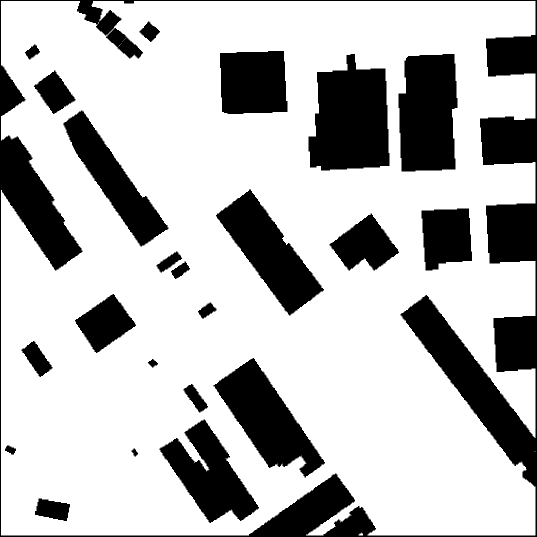
#> input picture convert_map/maps/Boston_2_512.png, 1073 x 1073 px, found by its file name (shown at 1/2 size); its folder holds only this picture in this run
$ python image_to_map_converter.py
#> lines starting #> are read from the running program, lines starting #| are printed output that depends on the picture; after the words box and inside, x2 and y2 are one past the last pixel; in counts of white or black regions, pixels touching at a corner belong together
import cv2
import numpy as np
import os
import yaml
import math
import matplotlib.pyplot as plt

class ImageToMapConverter:
    def __init__(self,
                 min_area_threshold=20,
                 rectangle_area_threshold=100,
                 circle_area_threshold=150,
                 circle_vertex_threshold=8,
                 epsilon_factor=0.009,
                 rectangularity_threshold=0.92): # <-- NEW: Threshold for 'boxiness'
        """
        Khởi tạo converter với các ngưỡng

        Args:
            min_area_threshold: Ngưỡng diện tích tối thiểu để loại bỏ nhiễu
            rectangle_area_threshold: Nếu diện tích < ngưỡng này và có 4 đỉnh thì chuyển thành hình chữ nhật
            circle_area_threshold: Nếu diện tích < ngưỡng này và có nhiều đỉnh > circle_vertex_threshold thì chuyển thành hình tròn
            circle_vertex_threshold: Số đỉnh tối thiểu để cân nhắc chuyển thành hình tròn
            epsilon_factor: Hệ số để xấp xỉ đa giác
            rectangularity_threshold: Ngưỡng tỉ lệ diện tích contour / diện tích minAreaRect
                                      để coi một đa giác phức tạp là gần đúng hình chữ nhật.
        """
        self.min_area_threshold = min_area_threshold
        self.rectangle_area_threshold = rectangle_area_threshold
        self.circle_area_threshold = circle_area_threshold
        self.circle_vertex_threshold = circle_vertex_threshold
        self.epsilon_factor = epsilon_factor
        self.rectangularity_threshold = rectangularity_threshold # Store the new threshold

    def classify_shape(self, contour, approx_polygon):
        """Phân loại hình dạng dựa trên số đỉnh và các đặc điểm hình học (CHỈ DÙNG CHO GHI NHÃN)"""
        num_vertices = len(approx_polygon)
        shape_name = "Không xác định"
        area = cv2.contourArea(contour)
        perimeter = cv2.arcLength(contour, True)

        if num_vertices == 3:
            shape_name = "Tam giác"
        elif num_vertices == 4:
            x, y, w, h = cv2.boundingRect(approx_polygon)
            aspect_ratio = float(w) / h if h != 0 else 0
            # Note: This classification is primarily for visualization text now.
            # The actual shape determination for output happens later.
            shape_name = "Hình chữ nhật/Vuông (4 đỉnh)"
        elif num_vertices == 5:
             shape_name = "Ngũ giác"
        elif num_vertices > 5:
            if perimeter == 0:
                 circularity = 0
            else:
                circularity = 4 * math.pi * (area / (perimeter * perimeter))
            if circularity > 0.85: # High circularity suggests circle
                shape_name = "Hình tròn (ước lượng)"
            else:
                 # Check rectangularity using minAreaRect for labeling purposes if desired
                try:
                    rect = cv2.minAreaRect(contour)
                    (w_rect, h_rect) = rect[1]
                    rect_area = w_rect * h_rect
                    if rect_area > 0 and (area / rect_area) > self.rectangularity_threshold:
                         shape_name = f"Đa giác (gần chữ nhật, {num_vertices} đỉnh)"
                    else:
                         shape_name = f"Đa giác ({num_vertices} đỉnh)"
                except: # Handle potential errors in minAreaRect
                     shape_name = f"Đa giác ({num_vertices} đỉnh)"

        else: # < 3 vertices
            shape_name = "Đường thẳng/Nhiễu"

        # Add area info for context
        # shape_name += f" (A:{int(area)})" # Optional: add area to label
        return shape_name

    def process_image(self, img_path, output_path=None, visualize=False, flip_image=True, resize_img_size=None):
        """
        Xử lý hình ảnh và tạo ra file config

        Args:
            img_path: Đường dẫn đến ảnh cần xử lý
            output_path: Đường dẫn để lưu file config YAML
            visualize: Có hiển thị kết quả trực quan không
            flip_image: Có lật ảnh theo chiều dọc không

        Returns:
            config: Dictionary chứa thông tin config
            img_result: Ảnh kết quả đã được vẽ lên
            object_data: Thông tin về các đối tượng được phát hiện
        """
#> called with img_path = 'convert_map/maps/Boston_2_512.png', output_path = 'convert_map/config_map/Boston_2_512.yaml', visualize = False, flip_image = True, resize_img_size = (100, 100)
        # --- 1. Đọc ảnh ---
        img_original = cv2.imread(img_path)
#> img_original is the input picture: shape (1073, 1073, 3); values 0 (black) and 229 (white), 73.8% white; 24 black regions, largest, box (x1, y1, x2, y2) and area: (0, 0, 1073, 1073) 110345, (617, 108, 779, 341) 29182, (797, 108, 915, 343) 24516
        if img_original is None:
            print(f"Lỗi: Không thể đọc ảnh từ {img_path}")
            return None, None, None

        if flip_image:
            img_original = cv2.flip(img_original, 0)
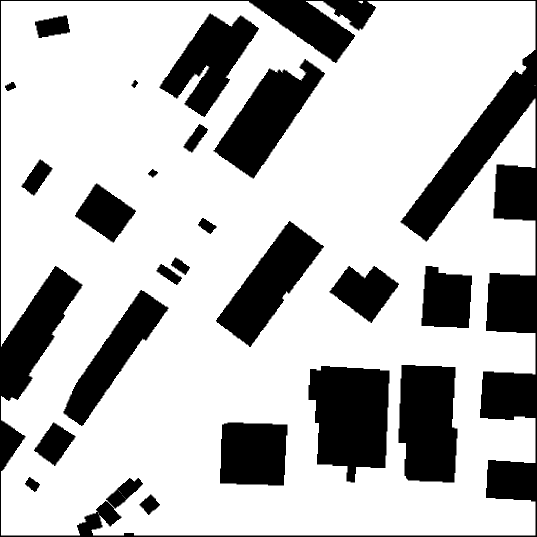
#> img_original: shape (1073, 1073, 3) (shown at 1/2 size); values 0 (black) and 229 (white), 73.8% white; 24 black regions, largest, box (x1, y1, x2, y2) and area: (0, 0, 1073, 1073) 110345, (617, 732, 779, 965) 29182, (797, 730, 915, 965) 24516

        if resize_img_size:
            img_original = cv2.resize(img_original, resize_img_size, interpolation=cv2.INTER_AREA)
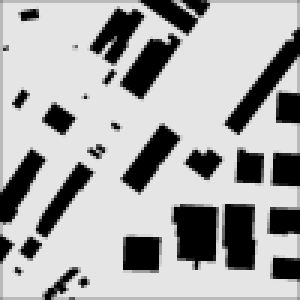
#> img_original: shape (100, 100, 3) (shown 3 times larger); min 0, max 229, mean 169

        img_gray = cv2.cvtColor(img_original, cv2.COLOR_BGR2GRAY)

        # --- 2. Ngưỡng hóa (Nghịch đảo) ---
        ret, thresh = cv2.threshold(img_gray, 0, 255, cv2.THRESH_BINARY_INV + cv2.THRESH_OTSU)
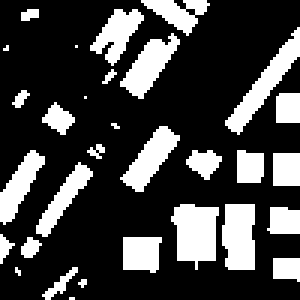
#> thresh: shape (100, 100) (shown 3 times larger); 25.8% white; 31 white regions (11 under 20 px), largest, box (x1, y1, x2, y2) and area: (57, 68, 73, 90) 253, (75, 9, 100, 45) 231, (74, 68, 85, 90) 218
#> ret = 117

        # --- 3. Xử lý Viền ---
        h, w = thresh.shape[:2]
        border_thickness = 3
        thresh[0:border_thickness, :] = 0
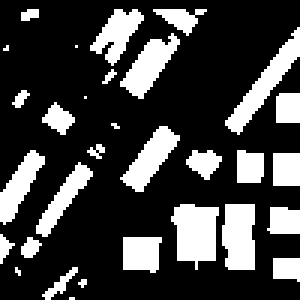
#> thresh: shape (100, 100) (shown 3 times larger); 25.2% white; 31 white regions (11 under 20 px), largest, box (x1, y1, x2, y2) and area: (57, 68, 73, 90) 253, (75, 9, 100, 45) 231, (74, 68, 85, 90) 218
        thresh[h-border_thickness:h, :] = 0
        thresh[:, 0:border_thickness] = 0
        thresh[:, w-border_thickness:w] = 0
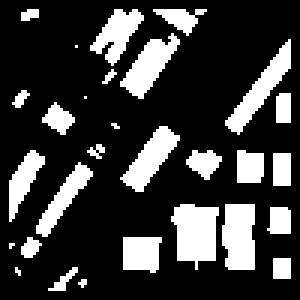
#> thresh: shape (100, 100) (shown 3 times larger); 23.1% white; 29 white regions (10 under 20 px)

        # --- 4. Tìm Contours ---
        contours, hierarchy = cv2.findContours(thresh, cv2.RETR_TREE, cv2.CHAIN_APPROX_SIMPLE)
#> contours = 30 contours, 12 with area under 20; largest, box (x1, y1, x2, y2) and area: (57, 68, 73, 90) 220, (74, 68, 85, 90) 188, (75, 13, 97, 45) 170, (40, 11, 60, 33) 168, (40, 42, 60, 64) 163
        print(f"Tìm thấy {len(contours)} đối tượng tiềm năng.")
#| Tìm thấy 30 đối tượng tiềm năng.

        img_result = img_original.copy()
        object_data = []
        obstacles_data = []

        # --- 5. Lặp qua từng Contour ---
        for i, contour in enumerate(contours):
            area = cv2.contourArea(contour)
            if area < self.min_area_threshold:
                continue

            M = cv2.moments(contour)
            if M["m00"] == 0:
                continue
            cX = int(M["m10"] / M["m00"])
            cY = int(M["m01"] / M["m00"])

            perimeter = cv2.arcLength(contour, True)
            epsilon = self.epsilon_factor * perimeter
            approx_polygon = cv2.approxPolyDP(contour, epsilon, True)
            num_vertices = len(approx_polygon)

            obs = {'x': cX, 'y': cY, 'dynamic_flag': 0, 'vel_x': 0.0, 'vel_y': 0.0}
            shape_name_for_label = "Không xác định" # For visualization text
            draw_contour = approx_polygon # Default contour to draw

            # --- Shape Determination Logic ---

            # A. Small shapes check (Rectangle or Circle conversion)
            is_small_special_case = False
            if num_vertices == 4 and area < self.rectangle_area_threshold:
                try:
                    rect = cv2.minAreaRect(contour) # Use minAreaRect for small quads too
                    (cx_rect, cy_rect), (w_rect, h_rect), angle_rect = rect
                    if w_rect < h_rect: # Ensure width >= height
                        w_rect, h_rect = h_rect, w_rect
                        angle_rect += 90
                    angle_rect = angle_rect % 180 # Normalize angle
                    # convert angle to radians
                    angle_rect = math.radians(angle_rect)
                    obs['shape_type'] = 1 # Rectangle
                    obs['shape_params'] = [int(w_rect), int(h_rect), float(angle_rect)]
                    shape_name_for_label = f"HCN nhỏ (cđ, {int(w_rect)}x{int(h_rect)})"
                    box = cv2.boxPoints(rect)
                    draw_contour = np.intp(box) # Use intp or int0
                    is_small_special_case = True
                except Exception as e:
                    print(f"Lỗi xử lý HCN nhỏ (contour {i}): {e}. Dùng đa giác.")
                    # Fallback handled below

            elif num_vertices > self.circle_vertex_threshold and area < self.circle_area_threshold:
                try:
                    radius = np.sqrt(area / np.pi)
                    obs['shape_type'] = 0 # Circle
                    obs['shape_params'] = [int(radius)]
                    shape_name_for_label = f"Tròn nhỏ (cđ, r={int(radius)})"
                    # For drawing, we just use the center and radius later
                    draw_contour = None # Signal not to draw polygon
                    cv2.circle(img_result, (cX, cY), int(radius), (0, 255, 255), 2) # Cyan circle
                    is_small_special_case = True
                except Exception as e:
                    print(f"Lỗi xử lý Tròn nhỏ (contour {i}): {e}. Dùng đa giác.")
                    # Fallback handled below

            # B. If not a small special case, check for large "nearly rectangular" shapes
            if not is_small_special_case:
                is_nearly_rectangular = False
                try:
                    # Calculate minAreaRect for the original contour
                    rect = cv2.minAreaRect(contour)
                    (cx_rect, cy_rect), (w_rect, h_rect), angle_rect = rect
                    rect_area = w_rect * h_rect

                    if rect_area > 0:
                        fill_ratio = area / rect_area
                        # Check if it fills the bounding box well enough
                        if fill_ratio > self.rectangularity_threshold:
                            if w_rect < h_rect: # Ensure width >= height
                                w_rect, h_rect = h_rect, w_rect
                                angle_rect += 90
                            angle_rect = angle_rect % 180 # Normalize angle
                            # Convert angle to radians
                            angle_rect = math.radians(angle_rect)

                            obs['shape_type'] = 1 # Rectangle
                            obs['shape_params'] = [int(w_rect), int(h_rect), float(angle_rect)]
                            shape_name_for_label = f"HCN lớn (gđ, {int(w_rect)}x{int(h_rect)})"
                            box = cv2.boxPoints(rect)
                            draw_contour = np.intp(box) # Draw the bounding box
                            is_nearly_rectangular = True
                except Exception as e:
                    print(f"Lỗi khi kiểm tra tính chữ nhật (contour {i}): {e}. Dùng đa giác.")
                    # Fallback handled below

                # C. If not converted to rectangle above, treat as Polygon
                if not is_nearly_rectangular:
                    try:
                        obs['shape_type'] = 3 # Polygon
                        # Use relative coordinates from approxPolyDP result
                        relative_shape = approx_polygon - np.array([[cX, cY]])
                        obs['shape_params'] = relative_shape.flatten().tolist()
                        # Get a descriptive name using the original classify_shape
                        shape_name_for_label = self.classify_shape(contour, approx_polygon)
                        draw_contour = approx_polygon # Draw the approximated polygon
                    except Exception as e:
                         print(f"Lỗi khi xử lý đa giác (contour {i}): {e}")
                         obs['shape_type'] = 3
                         obs['shape_params'] = [] # Safe fallback
                         shape_name_for_label = "Đa giác (lỗi)"
                         draw_contour = approx_polygon # Attempt to draw original approx
            obs['bounding_box'] = None # Using for DynamicObstacle, not here

            # --- Visualization ---
            if draw_contour is not None and len(draw_contour) > 0:
                 # Draw the determined shape boundary (blue for polygons, yellow for rectangles)
                 color = (0, 255, 255) if obs.get('shape_type') == 1 else (255, 0, 0)
                 cv2.drawContours(img_result, [draw_contour], 0, color, 2)

            # Draw center and label
            cv2.circle(img_result, (cX, cY), 3, (0, 0, 255), -1) # Red center
            cv2.putText(img_result, shape_name_for_label, (cX - 30, cY - 15),
                        cv2.FONT_HERSHEY_SIMPLEX, 0.35, (0, 0, 255), 1) # Red text

            obstacles_data.append(obs)
            object_data.append({'id': i, 'center': (cX, cY), 'shape': shape_name_for_label, 'area': area, 'type': obs.get('shape_type', -1)})
#> this loop made 30 passes
#> (cX, cY, epsilon) on pass 15: (7, 59, 0.501)
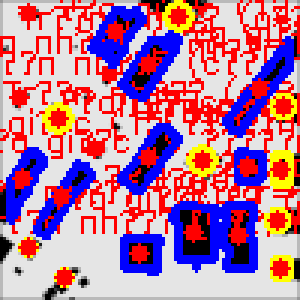
#> img_result: shape (100, 100, 3) (shown 3 times larger); mean B, G, R 154.9, 121.2, 184.2
#> after the loop, object_data = 23 items; obstacles_data = 23 items


        # --- Final Output ---
        config = {
            'environment': {
                'width': img_original.shape[1],
                'height': img_original.shape[0],
            },
            'obstacles': obstacles_data,
        }

        if output_path:
            os.makedirs(os.path.dirname(output_path), exist_ok=True)
            with open(output_path, 'w') as file:
                yaml.dump(config, file, sort_keys=False) # Ensure params on one line
            print(f"Đã lưu config vào {output_path}")

        if visualize:
            plt.figure(figsize=(10, 10)) # Adjusted size for single plot
            plt.imshow(cv2.cvtColor(img_result, cv2.COLOR_BGR2RGB))
            plt.title('Kết quả: Tâm và Hình dạng (Ước lượng HCN)')
            plt.tight_layout()
            plt.show()

        return config, img_result, object_data

    def batch_process(self, input_dir, output_dir, visualize=False, flip_image=True, resize_img_size=None):
        """
        Xử lý hàng loạt ảnh trong thư mục (Code không đổi)
        """
        os.makedirs(output_dir, exist_ok=True)
        image_extensions = ['.png', '.jpg', '.jpeg', '.bmp']
        image_files = [f for f in os.listdir(input_dir) if os.path.splitext(f)[1].lower() in image_extensions]

        if not image_files:
            print(f"Không tìm thấy file ảnh nào trong {input_dir}")
            return
        print(f"Tìm thấy {len(image_files)} ảnh cần xử lý.")

        for img_file in image_files:
            img_path = os.path.join(input_dir, img_file)
            base_name = os.path.splitext(img_file)[0]
            output_path = os.path.join(output_dir, f"{base_name}.yaml")

            print(f"Đang xử lý: {img_file}")
            try:
                self.process_image(img_path, output_path, visualize=False, flip_image=flip_image, resize_img_size=resize_img_size) # Visualize one by one if needed
            except Exception as e:
                 print(f"LỖI NGHIÊM TRỌNG khi xử lý {img_file}: {e}") # Catch errors per image

        print(f"Đã hoàn thành xử lý {len(image_files)} ảnh.")
        # If visualize=True was passed to batch_process, show results *after* processing all
        if visualize:
             print("Visualizing results is better done per image or by checking output files.")


# --- Ví dụ sử dụng ---
if __name__ == "__main__":
    converter = ImageToMapConverter(
        min_area_threshold=5,
        rectangle_area_threshold=60,  # Ngưỡng cho HCN/Tròn nhỏ
        circle_area_threshold=60,
        circle_vertex_threshold=3,
        epsilon_factor=0.0089,         # Giảm nhẹ epsilon có thể giữ lại nhiều chi tiết hơn
        rectangularity_threshold=0.94 # <<-- TUNE THIS VALUE (0.9 to 0.98 typical)
                                      #      Higher = stricter rectangle requirement
    )

    # [41 lines of commented-out code are left out]
    print("\n--- BATCH PROCESSING ---")
    converter.batch_process(
        input_dir='convert_map/maps',    # <<-- THAY ĐỔI THƯ MỤC NÀY
        output_dir='convert_map/config_map',        # <<-- Thư mục lưu kết quả
        visualize=False,                   # Không hiển thị từng ảnh khi chạy batch
        flip_image=True,                   # <<-- Đặt True nếu cần lật ảnh
        resize_img_size=(100, 100)         # Kích thước ảnh đầu ra (nếu cần)
    )

$ run again, on convert_map/maps/Shanghai_1_1024.png
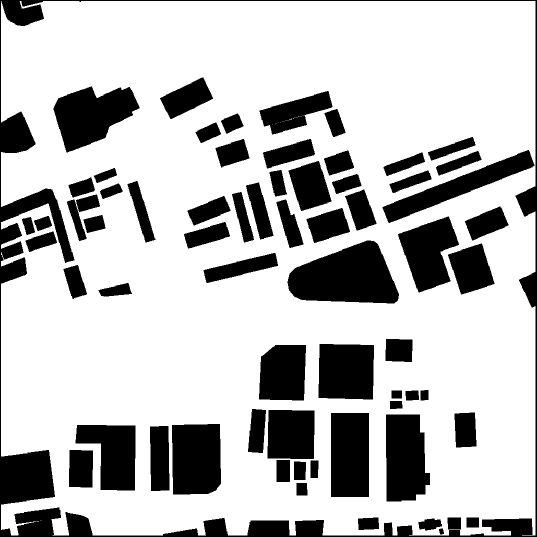
#> input picture convert_map/maps/Shanghai_1_1024.png, 1073 x 1073 px, found by its file name (shown at 1/2 size)
#> in process_image, img_original is the input picture: shape (1073, 1073, 3); values 0 (black) and 229 (white), 74.2% white; 67 black regions, largest, box (x1, y1, x2, y2) and area: (0, 0, 1073, 1073) 54093, (575, 481, 798, 607) 19598, (107, 173, 279, 305) 13795
#> ret = 120
#> in process_image, `thresh[:, w-border_thickness:w] = 0`:
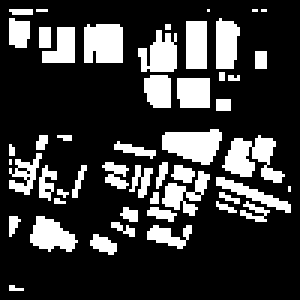
#> thresh: shape (100, 100) (shown 3 times larger); 22.5% white; 50 white regions (21 under 20 px)
#> contours = 55 contours, 34 with area under 20; largest, box (x1, y1, x2, y2) and area: (54, 43, 74, 55) 143, (74, 45, 95, 61) 135, (28, 8, 41, 21) 134, (10, 72, 26, 84) 100, (46, 10, 59, 24) 91
#| Tìm thấy 55 đối tượng tiềm năng.
#> the loop in process_image, `for i, contour in enumerate(contours):` made 55 passes
#> (cX, cY, epsilon, approx_polygon) on pass 48: (65, 14, 0.374, [[62, 7], [62, 22], [68, 22], [68, 7]])
#> after the loop in process_image, `for i, contour in enumerate(contours):`:
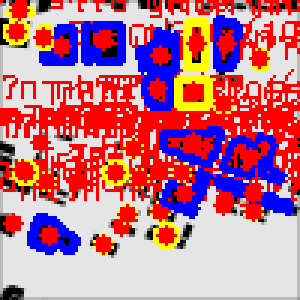
#> img_result: shape (100, 100, 3) (shown 3 times larger); mean B, G, R 139.8, 118.5, 196.3
